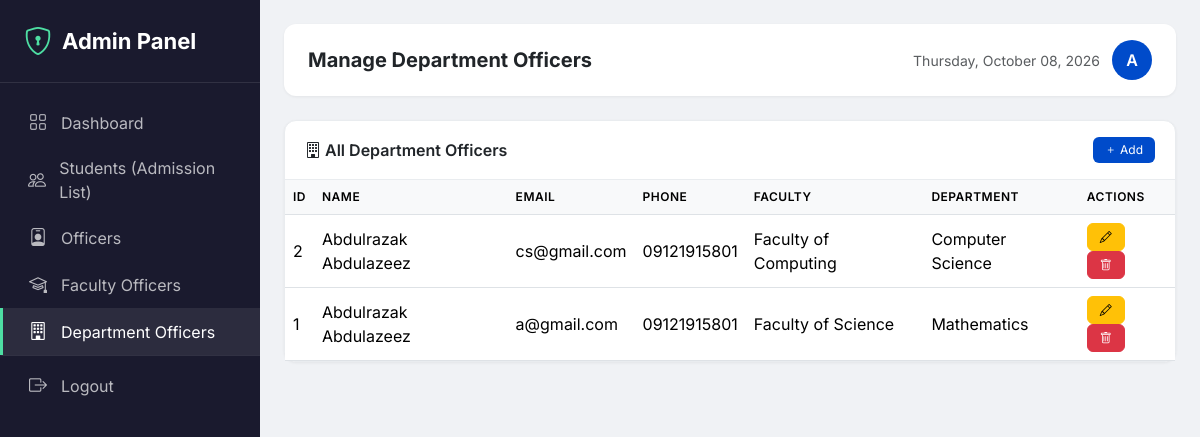
Page /admin/department-officers.php (signed in) on the committed database.
### tables this page shows
CREATE TABLE `department_officers` (
  `id` int(11) NOT NULL,
  `fullname` varchar(255) NOT NULL,
  `email` varchar(255) NOT NULL,
  `phone` varchar(50) NOT NULL,
  `faculty_id` int(11) NOT NULL,
  `faculty_name` varchar(255) NOT NULL,
  `department_id` int(11) NOT NULL,
  `department_name` varchar(255) NOT NULL,
  `password` varchar(255) NOT NULL,
  `digital_signature` varchar(255) DEFAULT NULL,
  `created_at` timestamp NOT NULL DEFAULT current_timestamp()
);

### admin/department-officers.php (the view, shortened to what this page needs)
<?php
include '../includes/config.php';
$officers = mysqli_query($conn, "SELECT * FROM department_officers ORDER BY id DESC");
$edit_officer = null;
?>
<!DOCTYPE html>
<html lang="en">
<head>
    <link href="https://cdn.jsdelivr.net/npm/bootstrap@5.3.2/dist/css/bootstrap.min.css" rel="stylesheet">
    <link rel="stylesheet" href="https://cdn.jsdelivr.net/npm/bootstrap-icons@1.11.3/font/bootstrap-icons.min.css">
</head>
<body>
<div class="sidebar">
    <div class="brand"><i class="bi bi-shield-lock"></i> Admin Panel</div>
    <a href="dashboard.php" class="nav-link"><i class="bi bi-grid"></i> Dashboard</a>
    <a href="students.php" class="nav-link"><i class="bi bi-people"></i> Students (Admission List)</a>
    <a href="officers.php" class="nav-link"><i class="bi bi-person-badge"></i> Officers</a>
    <a href="faculty-officers.php" class="nav-link"><i class="bi bi-mortarboard"></i> Faculty Officers</a>
    <a href="department-officers.php" class="nav-link active"><i class="bi bi-building"></i> Department Officers</a>
    <a href="logout.php" class="nav-link" style="margin-top:auto;border-top:1px solid rgba(255,255,255,0.1);padding-top:16px;"><i class="bi bi-box-arrow-right"></i> Logout</a>
</div>
<div class="main-content">
    <div class="top-bar">
        <h5 class="mb-0 fw-bold">Manage Department Officers</h5>
        <div class="user">
            <span class="text-muted small"><?php echo date('l, F d, Y'); ?></span>
            <div class="avatar"><?php echo substr($_SESSION['admin_name'], 0, 1); ?></div>
        </div>
    </div>
    <?php if(isset($_GET['action']) && $_GET['action'] == 'add' || isset($_GET['edit'])): ?>
    <div class="card-custom mb-4">
        <div class="card-header">
            <?php echo isset($_GET['edit']) ? 'Edit Department Officer' : 'Add New Department Officer'; ?>
            <a href="department-officers.php" class="btn btn-secondary btn-sm float-end">Back</a>
        </div>
        <div class="card-body">
            <form method="POST">
                <?php if(isset($_GET['edit'])): ?>
                    <input type="hidden" name="id" value="<?php echo $edit_officer['id']; ?>">
                <?php endif; ?>
                <div class="row g-3">
                    <div class="col-md-6">
                        <label class="form-label fw-semibold">Full Name</label>
                        <input type="text" name="fullname" class="form-control" value="<?php echo $edit_officer['fullname'] ?? ''; ?>" required>
                    </div>
                    <div class="col-md-6">
                        <label class="form-label fw-semibold">Email</label>
                        <input type="email" name="email" class="form-control" value="<?php echo $edit_officer['email'] ?? ''; ?>" required>
                    </div>
                    <div class="col-md-6">
                        <label class="form-label fw-semibold">Phone</label>
                        <input type="text" name="phone" class="form-control" value="<?php echo $edit_officer['phone'] ?? ''; ?>">
                    </div>
                    <div class="col-md-6">
                        <label class="form-label fw-semibold">Faculty Name</label>
                        <input type="text" name="faculty_name" class="form-control" value="<?php echo $edit_officer['faculty_name'] ?? ''; ?>" required>
                    </div>
                    <div class="col-md-6">
                        <label class="form-label fw-semibold">Department Name</label>
                        <input type="text" name="department_name" class="form-control" value="<?php echo $edit_officer['department_name'] ?? ''; ?>" required>
                    </div>
                    <div class="col-md-6">
                        <label class="form-label fw-semibold"><?php echo isset($_GET['edit']) ? 'New Password (leave blank to keep current)' : 'Password'; ?></label>
                        <input type="password" name="password" class="form-control" <?php echo !isset($_GET['edit']) ? 'required' : ''; ?>>
                    </div>
                </div>
                <button type="submit" name="save_dept_officer" class="btn btn-primary mt-3">
                    <i class="bi bi-check2"></i> <?php echo isset($_GET['edit']) ? 'Update' : 'Add'; ?>
                </button>
                <a href="department-officers.php" class="btn btn-secondary mt-3">Cancel</a>
            </form>
        </div>
    </div>
    <?php else: ?>
    <div class="card-custom">
        <div class="card-header d-flex justify-content-between align-items-center flex-wrap gap-2">
            <span><i class="bi bi-building"></i> All Department Officers</span>
            <a href="department-officers.php?action=add" class="btn btn-primary btn-sm"><i class="bi bi-plus"></i> Add</a>
        </div>
        <div class="card-body p-0">
            <div class="table-responsive">
                <table class="table table-hover mb-0">
                    <thead>
                        <tr>
                            <th>ID</th>
                            <th>Name</th>
                            <th>Email</th>
                            <th>Phone</th>
                            <th>Faculty</th>
                            <th>Department</th>
                            <th>Actions</th>
                        </tr>
                    </thead>
                    <tbody>
                        <?php if(mysqli_num_rows($officers) > 0): ?>
                            <?php while($row = mysqli_fetch_assoc($officers)): ?>
                            <tr>
                                <td><?php echo $row['id']; ?></td>
                                <td><?php echo htmlspecialchars($row['fullname']); ?></td>
                                <td><?php echo htmlspecialchars($row['email']); ?></td>
                                <td><?php echo htmlspecialchars($row['phone']); ?></td>
                                <td><?php echo htmlspecialchars($row['faculty_name']); ?></td>
                                <td><?php echo htmlspecialchars($row['department_name']); ?></td>
                                <td>
                                    <a href="department-officers.php?edit=<?php echo $row['id']; ?>" class="btn btn-warning btn-sm"><i class="bi bi-pencil"></i></a>
                                    <a href="department-officers.php?delete=<?php echo $row['id']; ?>" class="btn btn-danger btn-sm" onclick="return confirm('Are you sure?')"><i class="bi bi-trash"></i></a>
                                </td>
                            </tr>
                            <?php endwhile; ?>
                        <?php else: ?>
                            <tr><td colspan="7" class="text-center text-muted py-4">No department officers found</td></tr>
                        <?php endif; ?>
                    </tbody>
                </table>
            </div>
        </div>
    </div>
    <?php endif; ?>
</div>
</body>
</html>

### admin/department-officers.php (style rules this page uses)
:root { --sidebar-width:260px;--primary:#004bca; }
* { box-sizing:border-box; }
body { font-family:'Inter',sans-serif;background:#f0f2f5; }
.sidebar { position:fixed;left:0;top:0;height:100vh;width:var(--sidebar-width);background:#1a1a2e;color:#fff;padding:20px 0;overflow-y:auto;z-index:1000; }
.sidebar .brand { font-size:22px;font-weight:700;padding:0 24px 20px;border-bottom:1px solid rgba(255,255,255,0.1);margin-bottom:16px;display:flex;align-items:center;gap:10px; }
.sidebar .brand i { font-size:28px;color:#4edea3; }
.sidebar .nav-link { color:rgba(255,255,255,0.7);padding:10px 24px;display:flex;align-items:center;gap:12px;text-decoration:none;transition:0.2s;border-left:3px solid transparent; }
.sidebar .nav-link.active { background:rgba(255,255,255,0.08);color:#fff;border-left-color:#4edea3; }
.sidebar .nav-link i { width:22px;text-align:center;font-size:18px; }
.main-content { margin-left:var(--sidebar-width);padding:24px; }
.top-bar { background:#fff;padding:16px 24px;border-radius:12px;margin-bottom:24px;display:flex;justify-content:space-between;align-items:center;box-shadow:0 1px 3px rgba(0,0,0,0.06); }
.top-bar .user { display:flex;align-items:center;gap:12px; }
.top-bar .user .avatar { width:40px;height:40px;border-radius:50%;background:var(--primary);color:#fff;display:flex;align-items:center;justify-content:center;font-weight:600; }
.card-custom { background:#fff;border-radius:12px;border:1px solid #e9ecef;box-shadow:0 1px 3px rgba(0,0,0,0.06); }
.card-custom .card-header { background:transparent;border-bottom:1px solid #e9ecef;padding:16px 20px;font-weight:600; }
.card-custom .card-body { padding:20px; }
.btn-primary { background:var(--primary);border:none; }
.btn-sm { padding:4px 12px;font-size:12px;border-radius:6px; }
.table th { background:#f8f9fa;font-weight:600;font-size:12px;text-transform:uppercase;letter-spacing:0.5px; }
.table td { vertical-align:middle; }

### rows in the picture
department_officers: id "2", fullname "Abdulrazak Abdulazeez", email "cs@gmail.com", phone "09121915801", faculty_name "Faculty of Computing", department_name "Computer Science"
department_officers: id "1", fullname "Abdulrazak Abdulazeez", email "a@gmail.com", phone "09121915801", faculty_name "Faculty of Science", department_name "Mathematics"

### other values in the picture
substr($_SESSION['admin_name'], 0, 1) "A"
